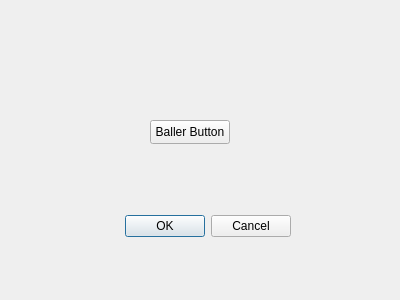
<?xml version="1.0" encoding="UTF-8"?>
<ui version="4.0">
 <class>Dialog</class>
 <widget class="QDialog" name="Dialog">
  <property name="geometry">
   <rect>
    <x>0</x>
    <y>0</y>
    <width>400</width>
    <height>300</height>
   </rect>
  </property>
  <property name="windowTitle">
   <string>Dialog</string>
  </property>
  <widget class="QDialogButtonBox" name="buttonBox">
   <property name="geometry">
    <rect>
     <x>-50</x>
     <y>210</y>
     <width>341</width>
     <height>32</height>
    </rect>
   </property>
   <property name="orientation">
    <enum>Qt::Horizontal</enum>
   </property>
   <property name="standardButtons">
    <set>QDialogButtonBox::Cancel|QDialogButtonBox::Ok</set>
   </property>
  </widget>
  <widget class="QPushButton" name="pushButton">
   <property name="geometry">
    <rect>
     <x>150</x>
     <y>120</y>
     <width>80</width>
     <height>24</height>
    </rect>
   </property>
   <property name="text">
    <string>Baller Button</string>
   </property>
  </widget>
 </widget>
 <resources/>
 <connections>
  <connection>
   <sender>buttonBox</sender>
   <signal>accepted()</signal>
   <receiver>Dialog</receiver>
   <slot>accept()</slot>
   <hints>
    <hint type="sourcelabel">
     <x>248</x>
     <y>254</y>
    </hint>
    <hint type="destinationlabel">
     <x>157</x>
     <y>274</y>
    </hint>
   </hints>
  </connection>
  <connection>
   <sender>buttonBox</sender>
   <signal>rejected()</signal>
   <receiver>Dialog</receiver>
   <slot>reject()</slot>
   <hints>
    <hint type="sourcelabel">
     <x>316</x>
     <y>260</y>
    </hint>
    <hint type="destinationlabel">
     <x>286</x>
     <y>274</y>
    </hint>
   </hints>
  </connection>
 </connections>
</ui>
